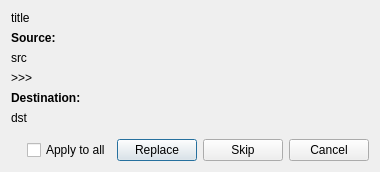
<?xml version="1.0" encoding="UTF-8"?>
<ui version="4.0">
 <class>FileReplaceDialog</class>
 <widget class="QDialog" name="FileReplaceDialog">
  <property name="geometry">
   <rect>
    <x>0</x>
    <y>0</y>
    <width>380</width>
    <height>169</height>
   </rect>
  </property>
  <property name="windowTitle">
   <string>Dialog</string>
  </property>
  <layout class="QVBoxLayout" name="verticalLayout">
   <item>
    <widget class="QLabel" name="titleLabel">
     <property name="text">
      <string>title</string>
     </property>
    </widget>
   </item>
   <item>
    <widget class="QLabel" name="label_4">
     <property name="font">
      <font>
       <weight>75</weight>
       <bold>true</bold>
      </font>
     </property>
     <property name="text">
      <string>Source:</string>
     </property>
    </widget>
   </item>
   <item>
    <widget class="QLabel" name="srcLabel">
     <property name="text">
      <string>src</string>
     </property>
     <property name="wordWrap">
      <bool>false</bool>
     </property>
    </widget>
   </item>
   <item>
    <widget class="QLabel" name="label_5">
     <property name="text">
      <string>&gt;&gt;&gt;</string>
     </property>
    </widget>
   </item>
   <item>
    <widget class="QLabel" name="label_2">
     <property name="font">
      <font>
       <weight>75</weight>
       <bold>true</bold>
      </font>
     </property>
     <property name="text">
      <string>Destination:</string>
     </property>
    </widget>
   </item>
   <item>
    <widget class="QLabel" name="dstLabel">
     <property name="text">
      <string>dst</string>
     </property>
     <property name="wordWrap">
      <bool>true</bool>
     </property>
    </widget>
   </item>
   <item>
    <spacer name="verticalSpacer">
     <property name="orientation">
      <enum>Qt::Vertical</enum>
     </property>
     <property name="sizeType">
      <enum>QSizePolicy::MinimumExpanding</enum>
     </property>
     <property name="sizeHint" stdset="0">
      <size>
       <width>20</width>
       <height>8</height>
      </size>
     </property>
    </spacer>
   </item>
   <item>
    <layout class="QHBoxLayout" name="horizontalLayout">
     <item>
      <spacer name="horizontalSpacer">
       <property name="orientation">
        <enum>Qt::Horizontal</enum>
       </property>
       <property name="sizeHint" stdset="0">
        <size>
         <width>40</width>
         <height>20</height>
        </size>
       </property>
      </spacer>
     </item>
     <item>
      <widget class="QCheckBox" name="applyAllCheckBox">
       <property name="text">
        <string>Apply to all</string>
       </property>
      </widget>
     </item>
     <item>
      <widget class="QPushButton" name="yesButton">
       <property name="text">
        <string>Replace</string>
       </property>
      </widget>
     </item>
     <item>
      <widget class="QPushButton" name="noButton">
       <property name="text">
        <string>Skip</string>
       </property>
      </widget>
     </item>
     <item>
      <widget class="QPushButton" name="cancelButton">
       <property name="text">
        <string>Cancel</string>
       </property>
      </widget>
     </item>
    </layout>
   </item>
  </layout>
 </widget>
 <tabstops>
  <tabstop>yesButton</tabstop>
  <tabstop>noButton</tabstop>
  <tabstop>cancelButton</tabstop>
  <tabstop>applyAllCheckBox</tabstop>
 </tabstops>
 <resources/>
 <connections/>
</ui>
